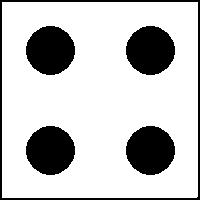
%> input picture MATLAB/Examples/A.bmp, 200 x 200 px
$ octave F4_16.m   (GNU Octave 9; MATLAB toolbox functions it lacks are replaced by stand-ins)
%> lines starting %> are read from the running program, lines starting %| are printed output that depends on the picture; in (x1, y1, x2, y2) boxes, pixels count from 0 and x2, y2 are one past the last pixel; in counts of white or black regions, pixels touching at a corner belong together; the program's own positions count from 1
% F4_16.m

close all
clear
clc

I1=imread('A.bmp');
%> I1 is the input picture: size 200x200x3 uint8; 77.4% white; 5 black regions, box (x1, y1, x2, y2) and area: (26, 26, 75, 75) 1861, (126, 26, 175, 75) 1861, (26, 126, 75, 175) 1861, (126, 126, 175, 175) 1861, (0, 0, 200, 200) 1585
I2=imread('B.bmp');
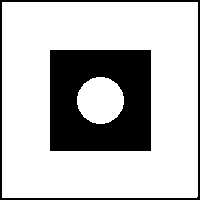
%> input picture MATLAB/Examples/B.bmp, 200 x 200 px
%> I2 is the input picture: size 200x200x3 uint8; 74.8% white; 2 black regions, box (x1, y1, x2, y2) and area: (50, 50, 151, 151) 8476, (0, 0, 200, 200) 1585
I3=im2bw(I1);
I4=im2bw(I2);
I5=I3&I4;
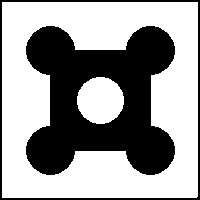
%> I5: size 200x200 logical; 61.1% white; 2 black regions, box (x1, y1, x2, y2) and area: (26, 26, 175, 175) 13960, (0, 0, 200, 200) 1585

subplot(1,3,1),imshow(I3),xlabel('(a) A');
subplot(1,3,2),imshow(I4),xlabel('(b) B');
subplot(1,3,3),imshow(I5),xlabel('(c) A AND B');

% imwrite(I1,'.\F4_16a.bmp');
% imwrite(I2,'.\F4_16b.bmp');
% imwrite(I5,'.\F4_16c.bmp');
